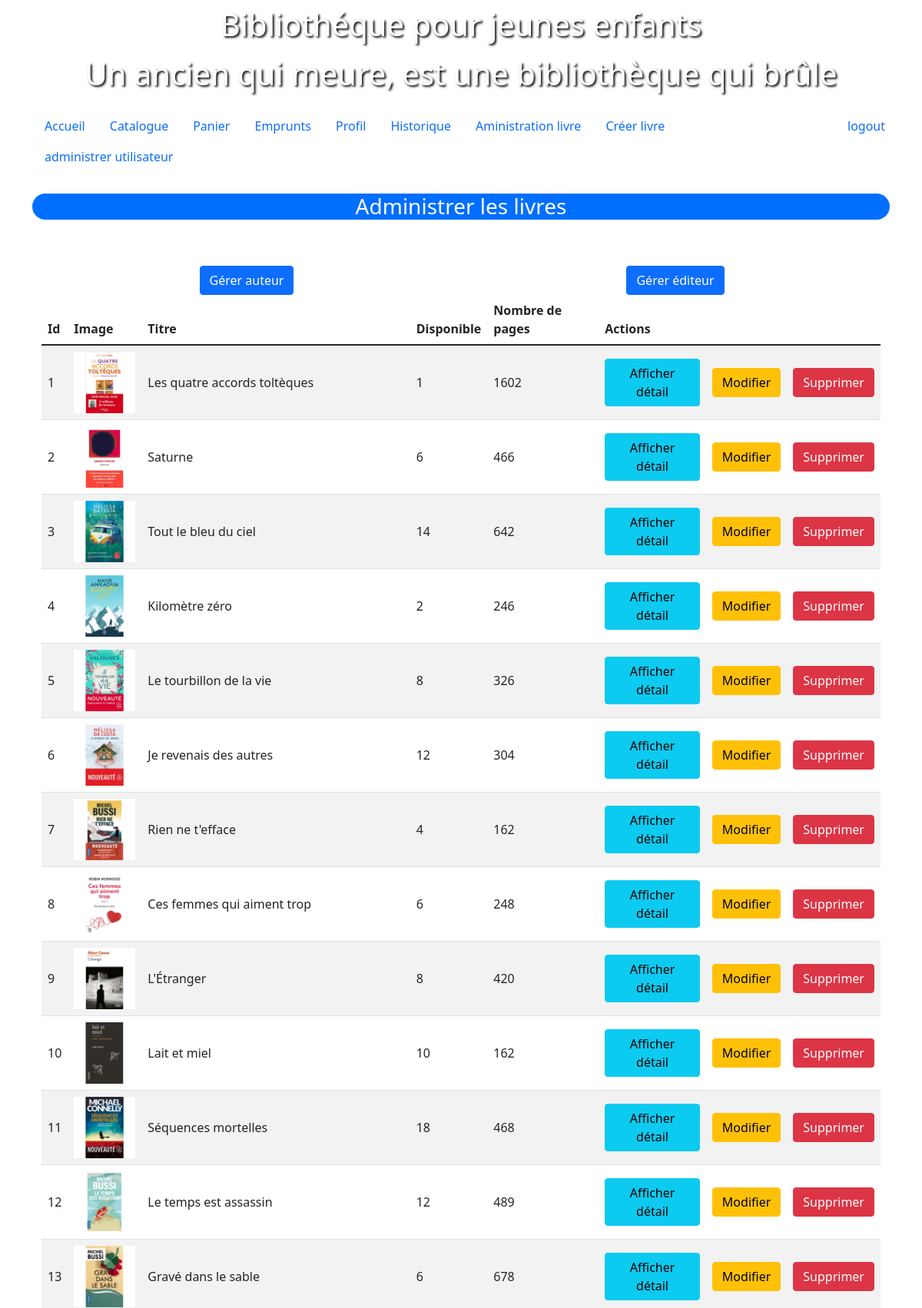
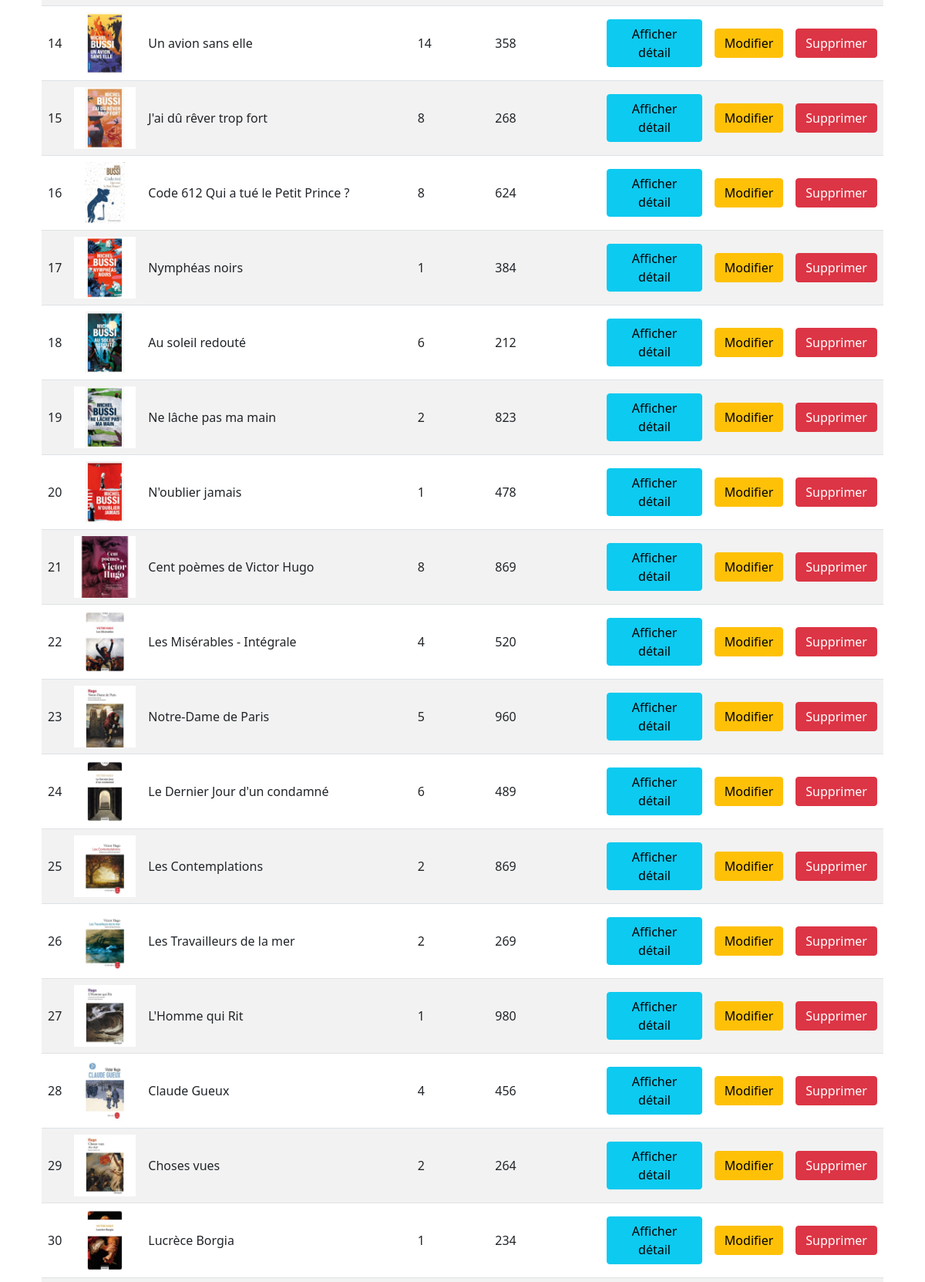
The app's page /index.php?action=administrer-livre (signed in, upper part) with its own data (2 pictures, top to bottom).
### tables this page shows
CREATE TABLE livres (
   id int NOT NULL AUTO_INCREMENT,
   titre varchar(150) NOT NULL,
   nb int NOT NULL,
   nbPages int NOT NULL,
   image varchar(150) NOT NULL,
   description text NOT NULL,
   idAuteur    Int NOT NULL ,
   idEditeur    Int NOT NULL ,
   CONSTRAINT livre_PK PRIMARY KEY (id) ,
   CONSTRAINT livre_auteur_FK FOREIGN KEY (idAuteur) REFERENCES auteur(idAuteur) ON DELETE CASCADE ,
   CONSTRAINT livre_editeur_FK FOREIGN KEY (idEditeur) REFERENCES editeur(idEditeur) ON DELETE CASCADE
);

### controleur/LivreControleur.class.php (called while the page is built, shortened)
<?php
require_once "model/LivreDao.class.php";
class LivresController{
    private $livreDao;
    public function __construct(){
        $this->livreDao = LivreDao::getInstance();
    }
    function administrerLivres(){
        $tabLivres=$this->livreDao->findAllLivre();
        require "vue/administrerLivres.view.php";
    }
}
?>

### model/AuteurDao.class.php (called while the page is built, shortened)
<?php
require_once "Connexion.class.php";
class AuteurDao extends Connexion {
    private static $_instance = null;
    public static function getInstance() {
        if(is_null(self::$_instance)) {
            self::$_instance = new AuteurDao();
        }
        return self::$_instance;
    }
    function findAuteurByIdAuteur($idAuteur){
        $stmt = $this->getBdd()->prepare(
            "SELECT * FROM auteur WHERE idAuteur = :idAuteur");
        $stmt->bindValue(":idAuteur",$idAuteur,PDO::PARAM_INT);
        $nb = $stmt->execute();
        $auteurBd = $stmt->fetch(PDO::FETCH_ASSOC);
        $auteur = new Auteur($auteurBd['nom'], $auteurBd['bibliographie']);
        $auteur->setIdAuteur($auteurBd['idAuteur']);
        return $auteur;
    }
}

### model/EditeurDao.class.php (called while the page is built, shortened)
<?php
require_once "Connexion.class.php";
class EditeurDao extends Connexion {
    private static $_instance = null;
    public static function getInstance() {
        if(is_null(self::$_instance)) {
            self::$_instance = new EditeurDao();
        }
        return self::$_instance;
    }
}

### model/LivreDao.class.php (called while the page is built, shortened)
<?php
require_once "Connexion.class.php";
require_once "Livre.class.php";
require_once "EditeurDao.class.php";
require_once "AuteurDao.class.php";
class LivreDao extends Connexion {
    private static $_instance = null;
    private $auteurDao;
    private function __construct() {
        $this->auteurDao = AuteurDao::getInstance();
    }
    public static function getInstance() {
        if(is_null(self::$_instance)) {
            self::$_instance = new LivreDao();
        }
        return self::$_instance;
    }
    function findAllLivre(){
        $stmt = $this->getBdd()->prepare("SELECT * FROM livres");
        $stmt->execute();
        $bddLivres = $stmt->fetchAll(PDO::FETCH_ASSOC);
        foreach($bddLivres as $livre){
            $l=new Livre($livre['id'], $livre['titre'], $livre['nb'], $livre['nbPages'], $livre['image'], $livre['description']);
            $auteur = $this->auteurDao->findAuteurByIdAuteur($livre['idAuteur']);
            $l->setAuteur($auteur);
            $livres[]=$l;
        }
        return $livres;
    }
}

### model/Connexion.class.php (called while the page is built, shortened)
<?php
abstract class Connexion {
    private static $pdo;
    private static $servername = 'localhost';
    private static $username = 'root';
    private static $password = '';
    private static $dbname = 'bibliotheque';
    private static function setBdd(){
        self::$pdo = new PDO("mysql:host=".self::$servername.";dbname=".self::$dbname.";charset=utf8",self::$username,self::$password);
        self::$pdo->setAttribute(PDO::ATTR_ERRMODE,PDO::ERRMODE_WARNING);
    }
    protected function getBdd(){
        return self::$pdo;
    }
}

### model/Livre.class.php (called while the page is built, shortened)
<?php
class Livre implements JsonSerializable {
    private $id;
    private $titre;
    private $nb;
    private $nbPages;
    private $image;
    function __construct($id, $titre, $nb, $nbPages, $image, $description) {
        $this->id = $id;
        $this->titre = $titre;
        $this->nb = $nb;
        $this->nbPages = $nbPages;
        $this->image = $image;
    }
    public function getId(){return $this->id;}
    public function getTitre(){return $this->titre;}
    public function getNb() {return $this->nb;}
    public function getNbPages(){return $this->nbPages;}
    public function getImage(){return $this->image;}
}

### vue/administrerLivres.view.php (the view, shortened to what this page needs)
<div class="container">
    <div class="row">
        <div class="col-6 text-center">
            <a href="index.php?action=gerer-auteur" class="btn btn-primary">Gérer auteur</a>
        </div>
        <div class="col-6 text-center">
            <a href="index.php?action=gerer-editeur" class="btn btn-primary">Gérer éditeur</a>
        </div>
    </div>
    <table class="table table-striped">
      <thead>
        <tr>
        <th scope="col">Id</th>
          <th scope="col">Image</th>
          <th scope="col">Titre</th>
          <th scope="col">Disponible</th>
          <th scope="col">Nombre de pages</th>
          <th scope="col" colspan="3">Actions</th>
        </tr>
      </thead>
      <tbody>
        <?php foreach($tabLivres as $livre) { ?>
          <tr class="align-middle">
            <td scope="row"><?php echo $livre->getId(); ?></td>
            <td><img width="80" src="public/images/<?php echo $livre->getImage(); ?>"></td>
            <td><?php echo $livre->getTitre(); ?></td>
            <td><?php echo $livre->getNb(); ?></td>
            <td><?php echo $livre->getNbPages(); ?></td>
            <td><a href="index.php?action=afficher-livre&id=<?= $livre->getId(); ?>" class="btn btn-info">Afficher détail</a></td>
            <td><a href="index.php?action=modifier-livre&id=<?= $livre->getId(); ?>" class="btn btn-warning">Modifier</a></td>
            <td><a href="index.php?action=supprimer-livre&id=<?= $livre->getId(); ?>" class="btn btn-danger">Supprimer</a></td>
          </tr>
        <?php } ?>
      </tbody>
    </table>
</div>
<?php
    require "template.view.php";
?>

### records on screen
livres: id "1", image (picture), titre "Les quatre accords toltèques", nb "1", nbPages "1602"
livres: id "2", image (picture), titre "Saturne", nb "6", nbPages "466"
livres: id "3", image (picture), titre "Tout le bleu du ciel", nb "14", nbPages "642"
livres: id "4", image (picture), titre "Kilomètre zéro", nb "2", nbPages "246"
livres: id "5", image (picture), titre "Le tourbillon de la vie", nb "8", nbPages "326"
livres: id "6", image (picture), titre "Je revenais des autres", nb "12", nbPages "304"
livres: id "7", image (picture), titre "Rien ne t'efface", nb "4", nbPages "162"
livres: id "8", image (picture), titre "Ces femmes qui aiment trop", nb "6", nbPages "248"
livres: id "9", image (picture), titre "L'Étranger", nb "8", nbPages "420"
livres: id "10", image (picture), titre "Lait et miel", nb "10", nbPages "162"
livres: id "11", image (picture), titre "Séquences mortelles", nb "18", nbPages "468"
livres: id "12", image (picture), titre "Le temps est assassin", nb "12", nbPages "489"
livres: id "13", image (picture), titre "Gravé dans le sable", nb "6", nbPages "678"
livres: id "14", image (picture), titre "Un avion sans elle", nb "14", nbPages "358"
livres: id "15", image (picture), titre "J'ai dû rêver trop fort", nb "8", nbPages "268"
livres: id "16", image (picture), titre "Code 612 Qui a tué le Petit Prince ?", nb "8", nbPages "624"
livres: id "17", image (picture), titre "Nymphéas noirs", nb "1", nbPages "384"
livres: id "18", image (picture), titre "Au soleil redouté", nb "6", nbPages "212"
livres: id "19", image (picture), titre "Ne lâche pas ma main", nb "2", nbPages "823"
livres: id "20", image (picture), titre "N'oublier jamais", nb "1", nbPages "478"
livres: id "21", image (picture), titre "Cent poèmes de Victor Hugo", nb "8", nbPages "869"
livres: id "22", image (picture), titre "Les Misérables - Intégrale", nb "4", nbPages "520"
livres: id "23", image (picture), titre "Notre-Dame de Paris", nb "5", nbPages "960"
livres: id "24", image (picture), titre "Le Dernier Jour d'un condamné", nb "6", nbPages "489"
livres: id "25", image (picture), titre "Les Contemplations", nb "2", nbPages "869"
livres: id "26", image (picture), titre "Les Travailleurs de la mer", nb "2", nbPages "269"
livres: id "27", image (picture), titre "L'Homme qui Rit", nb "1", nbPages "980"
livres: id "28", image (picture), titre "Claude Gueux", nb "4", nbPages "456"
livres: id "29", image (picture), titre "Choses vues", nb "2", nbPages "264"
livres: id "30", image (picture), titre "Lucrèce Borgia", nb "1", nbPages "234"

### other values on screen
$titre "Administrer les livres"
